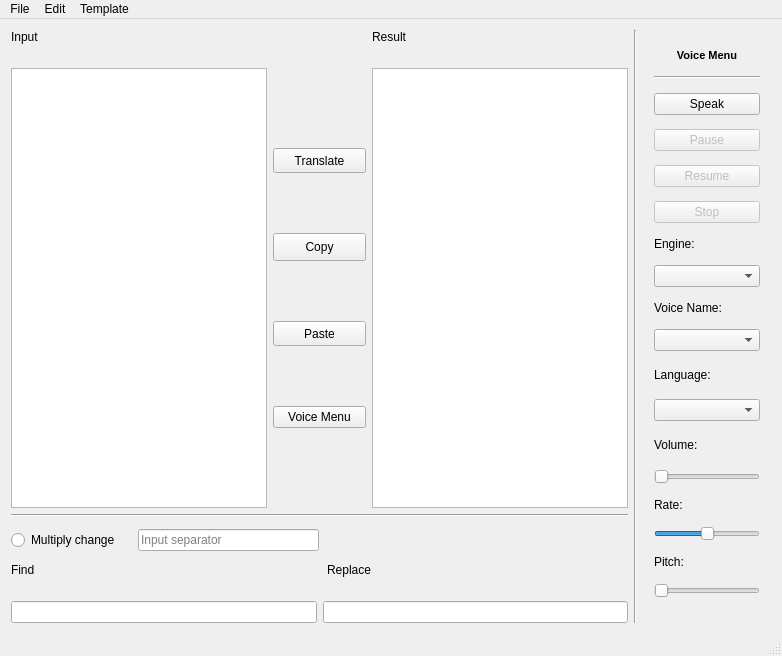
<?xml version="1.0" encoding="UTF-8"?>
<ui version="4.0">
 <class>MainWindowClass</class>
 <widget class="QMainWindow" name="MainWindowClass">
  <property name="geometry">
   <rect>
    <x>0</x>
    <y>0</y>
    <width>782</width>
    <height>656</height>
   </rect>
  </property>
  <property name="sizePolicy">
   <sizepolicy hsizetype="Fixed" vsizetype="Preferred">
    <horstretch>0</horstretch>
    <verstretch>0</verstretch>
   </sizepolicy>
  </property>
  <property name="windowTitle">
   <string>MainWindow</string>
  </property>
  <widget class="QWidget" name="centralWidget">
   <layout class="QGridLayout" name="gridLayout" columnstretch="0,0,0,0,0">
    <item row="6" column="1">
     <layout class="QVBoxLayout" name="verticalLayout">
      <property name="spacing">
       <number>60</number>
      </property>
      <property name="sizeConstraint">
       <enum>QLayout::SetFixedSize</enum>
      </property>
      <property name="topMargin">
       <number>80</number>
      </property>
      <property name="bottomMargin">
       <number>80</number>
      </property>
      <item>
       <widget class="QPushButton" name="translateButton">
        <property name="maximumSize">
         <size>
          <width>93</width>
          <height>28</height>
         </size>
        </property>
        <property name="text">
         <string>Translate</string>
        </property>
       </widget>
      </item>
      <item>
       <widget class="QPushButton" name="copyButton">
        <property name="sizePolicy">
         <sizepolicy hsizetype="Minimum" vsizetype="Minimum">
          <horstretch>0</horstretch>
          <verstretch>0</verstretch>
         </sizepolicy>
        </property>
        <property name="minimumSize">
         <size>
          <width>93</width>
          <height>28</height>
         </size>
        </property>
        <property name="maximumSize">
         <size>
          <width>93</width>
          <height>28</height>
         </size>
        </property>
        <property name="layoutDirection">
         <enum>Qt::LeftToRight</enum>
        </property>
        <property name="text">
         <string>Copy</string>
        </property>
       </widget>
      </item>
      <item>
       <widget class="QPushButton" name="pasteButton">
        <property name="maximumSize">
         <size>
          <width>93</width>
          <height>28</height>
         </size>
        </property>
        <property name="text">
         <string>Paste</string>
        </property>
       </widget>
      </item>
      <item>
       <widget class="QPushButton" name="voiceMenuButton">
        <property name="text">
         <string>Voice Menu</string>
        </property>
       </widget>
      </item>
     </layout>
    </item>
    <item row="9" column="2">
     <layout class="QHBoxLayout" name="horizontalLayout_6"/>
    </item>
    <item row="8" column="2">
     <widget class="Line" name="line_2">
      <property name="orientation">
       <enum>Qt::Vertical</enum>
      </property>
     </widget>
    </item>
    <item row="11" column="0" colspan="3">
     <layout class="QHBoxLayout" name="horizontalLayout_4">
      <property name="spacing">
       <number>14</number>
      </property>
      <item>
       <widget class="QLabel" name="label">
        <property name="text">
         <string>Find</string>
        </property>
       </widget>
      </item>
      <item>
       <widget class="QLabel" name="label_2">
        <property name="text">
         <string>Replace</string>
        </property>
       </widget>
      </item>
     </layout>
    </item>
    <item row="15" column="0" rowspan="2" colspan="3">
     <layout class="QHBoxLayout" name="horizontalLayout_3">
      <item>
       <widget class="QLineEdit" name="findLine"/>
      </item>
      <item>
       <widget class="QLineEdit" name="replaceLine"/>
      </item>
     </layout>
    </item>
    <item row="7" column="0" colspan="3">
     <widget class="Line" name="line">
      <property name="orientation">
       <enum>Qt::Horizontal</enum>
      </property>
     </widget>
    </item>
    <item row="6" column="0">
     <widget class="QTextEdit" name="textEdit"/>
    </item>
    <item row="9" column="0" colspan="2">
     <layout class="QHBoxLayout" name="horizontalLayout">
      <property name="spacing">
       <number>18</number>
      </property>
      <property name="leftMargin">
       <number>0</number>
      </property>
      <property name="rightMargin">
       <number>47</number>
      </property>
      <item>
       <widget class="QRadioButton" name="multiplyChangeButton">
        <property name="text">
         <string>Multiply change</string>
        </property>
       </widget>
      </item>
      <item>
       <widget class="QLineEdit" name="separatorLine">
        <property name="enabled">
         <bool>true</bool>
        </property>
        <property name="placeholderText">
         <string>Input separator</string>
        </property>
       </widget>
      </item>
     </layout>
    </item>
    <item row="2" column="0">
     <widget class="QLabel" name="label_3">
      <property name="text">
       <string>Input</string>
      </property>
     </widget>
    </item>
    <item row="2" column="2">
     <widget class="QLabel" name="label_4">
      <property name="text">
       <string>Result</string>
      </property>
     </widget>
    </item>
    <item row="6" column="2">
     <widget class="QTextBrowser" name="textBrowser"/>
    </item>
    <item row="2" column="3" rowspan="15">
     <widget class="Line" name="voiceMenuLine">
      <property name="sizePolicy">
       <sizepolicy hsizetype="Fixed" vsizetype="Expanding">
        <horstretch>0</horstretch>
        <verstretch>0</verstretch>
       </sizepolicy>
      </property>
      <property name="sizeIncrement">
       <size>
        <width>0</width>
        <height>0</height>
       </size>
      </property>
      <property name="baseSize">
       <size>
        <width>0</width>
        <height>0</height>
       </size>
      </property>
      <property name="focusPolicy">
       <enum>Qt::NoFocus</enum>
      </property>
      <property name="layoutDirection">
       <enum>Qt::LeftToRight</enum>
      </property>
      <property name="frameShadow">
       <enum>QFrame::Sunken</enum>
      </property>
      <property name="orientation">
       <enum>Qt::Vertical</enum>
      </property>
     </widget>
    </item>
    <item row="2" column="4" rowspan="15">
     <widget class="QWidget" name="voiceMenuLayout" native="true">
      <layout class="QVBoxLayout" name="s" stretch="0,0,0,0,0,0,0,0,0,0,0,0,0,0,0,0,0,0">
       <property name="sizeConstraint">
        <enum>QLayout::SetNoConstraint</enum>
       </property>
       <property name="bottomMargin">
        <number>1</number>
       </property>
       <item>
        <widget class="QLabel" name="label_9">
         <property name="sizePolicy">
          <sizepolicy hsizetype="Preferred" vsizetype="Fixed">
           <horstretch>0</horstretch>
           <verstretch>0</verstretch>
          </sizepolicy>
         </property>
         <property name="font">
          <font>
           <pointsize>8</pointsize>
           <weight>75</weight>
           <bold>true</bold>
          </font>
         </property>
         <property name="text">
          <string>Voice Menu</string>
         </property>
         <property name="scaledContents">
          <bool>false</bool>
         </property>
         <property name="alignment">
          <set>Qt::AlignCenter</set>
         </property>
        </widget>
       </item>
       <item>
        <widget class="Line" name="line_3">
         <property name="orientation">
          <enum>Qt::Horizontal</enum>
         </property>
        </widget>
       </item>
       <item>
        <widget class="QPushButton" name="speakButton">
         <property name="text">
          <string>Speak</string>
         </property>
        </widget>
       </item>
       <item>
        <widget class="QPushButton" name="pauseButton">
         <property name="enabled">
          <bool>false</bool>
         </property>
         <property name="text">
          <string>Pause</string>
         </property>
        </widget>
       </item>
       <item>
        <widget class="QPushButton" name="resumeButton">
         <property name="enabled">
          <bool>false</bool>
         </property>
         <property name="text">
          <string>Resume</string>
         </property>
        </widget>
       </item>
       <item>
        <widget class="QPushButton" name="stopButton">
         <property name="enabled">
          <bool>false</bool>
         </property>
         <property name="text">
          <string>Stop</string>
         </property>
        </widget>
       </item>
       <item>
        <widget class="QLabel" name="label_5">
         <property name="sizePolicy">
          <sizepolicy hsizetype="Preferred" vsizetype="Fixed">
           <horstretch>0</horstretch>
           <verstretch>0</verstretch>
          </sizepolicy>
         </property>
         <property name="text">
          <string>Engine:</string>
         </property>
        </widget>
       </item>
       <item>
        <widget class="QComboBox" name="engineData"/>
       </item>
       <item>
        <widget class="QLabel" name="label_6">
         <property name="sizePolicy">
          <sizepolicy hsizetype="Preferred" vsizetype="Fixed">
           <horstretch>0</horstretch>
           <verstretch>0</verstretch>
          </sizepolicy>
         </property>
         <property name="text">
          <string>Voice Name:</string>
         </property>
        </widget>
       </item>
       <item>
        <widget class="QComboBox" name="voiceData"/>
       </item>
       <item>
        <widget class="QLabel" name="label_8">
         <property name="sizePolicy">
          <sizepolicy hsizetype="Preferred" vsizetype="Fixed">
           <horstretch>0</horstretch>
           <verstretch>0</verstretch>
          </sizepolicy>
         </property>
         <property name="minimumSize">
          <size>
           <width>0</width>
           <height>20</height>
          </size>
         </property>
         <property name="text">
          <string>Language:</string>
         </property>
        </widget>
       </item>
       <item>
        <widget class="QComboBox" name="languageData"/>
       </item>
       <item>
        <widget class="QLabel" name="label_7">
         <property name="sizePolicy">
          <sizepolicy hsizetype="Preferred" vsizetype="Fixed">
           <horstretch>0</horstretch>
           <verstretch>0</verstretch>
          </sizepolicy>
         </property>
         <property name="minimumSize">
          <size>
           <width>100</width>
           <height>20</height>
          </size>
         </property>
         <property name="lineWidth">
          <number>1</number>
         </property>
         <property name="text">
          <string>Volume:</string>
         </property>
        </widget>
       </item>
       <item>
        <widget class="QSlider" name="volumeSlider">
         <property name="orientation">
          <enum>Qt::Horizontal</enum>
         </property>
        </widget>
       </item>
       <item>
        <widget class="QLabel" name="label_10">
         <property name="sizePolicy">
          <sizepolicy hsizetype="Preferred" vsizetype="Fixed">
           <horstretch>0</horstretch>
           <verstretch>0</verstretch>
          </sizepolicy>
         </property>
         <property name="text">
          <string>Rate:</string>
         </property>
        </widget>
       </item>
       <item>
        <widget class="QSlider" name="rateSlider">
         <property name="minimum">
          <number>-100</number>
         </property>
         <property name="maximum">
          <number>99</number>
         </property>
         <property name="orientation">
          <enum>Qt::Horizontal</enum>
         </property>
        </widget>
       </item>
       <item>
        <widget class="QLabel" name="label_11">
         <property name="sizePolicy">
          <sizepolicy hsizetype="Preferred" vsizetype="Fixed">
           <horstretch>0</horstretch>
           <verstretch>0</verstretch>
          </sizepolicy>
         </property>
         <property name="text">
          <string>Pitch:</string>
         </property>
        </widget>
       </item>
       <item>
        <widget class="QSlider" name="pitchSlider">
         <property name="orientation">
          <enum>Qt::Horizontal</enum>
         </property>
        </widget>
       </item>
      </layout>
     </widget>
    </item>
   </layout>
  </widget>
  <widget class="QMenuBar" name="menuBar">
   <property name="geometry">
    <rect>
     <x>0</x>
     <y>0</y>
     <width>782</width>
     <height>26</height>
    </rect>
   </property>
   <widget class="QMenu" name="menuNew">
    <property name="title">
     <string>File</string>
    </property>
    <addaction name="actionNew"/>
    <addaction name="actionOpen"/>
    <addaction name="actionSave"/>
    <addaction name="actionPrint"/>
    <addaction name="actionExit"/>
   </widget>
   <widget class="QMenu" name="menuEdit">
    <property name="title">
     <string>Edit</string>
    </property>
    <addaction name="actionCopy"/>
    <addaction name="actionPaste"/>
    <addaction name="actionCut"/>
    <addaction name="actionUndo"/>
    <addaction name="actionRedo"/>
   </widget>
   <widget class="QMenu" name="menuTemplate">
    <property name="title">
     <string>Template</string>
    </property>
    <addaction name="actionShow"/>
    <addaction name="actionMost_Popular"/>
    <addaction name="actionAdd"/>
   </widget>
   <addaction name="menuNew"/>
   <addaction name="menuEdit"/>
   <addaction name="menuTemplate"/>
  </widget>
  <widget class="QStatusBar" name="statusBar"/>
  <action name="actionNew">
   <property name="checkable">
    <bool>true</bool>
   </property>
   <property name="text">
    <string>New</string>
   </property>
  </action>
  <action name="actionOpen">
   <property name="text">
    <string>Open</string>
   </property>
  </action>
  <action name="actionSave">
   <property name="text">
    <string>Save as</string>
   </property>
  </action>
  <action name="actionPrint">
   <property name="text">
    <string>Print</string>
   </property>
  </action>
  <action name="actionExit">
   <property name="text">
    <string>Exit</string>
   </property>
  </action>
  <action name="actionCopy">
   <property name="icon">
    <iconset resource="MainWindow.qrc">
     <normaloff>:/imgs/Resources/copy.png</normaloff>:/imgs/Resources/copy.png</iconset>
   </property>
   <property name="text">
    <string>Copy</string>
   </property>
  </action>
  <action name="actionPaste">
   <property name="icon">
    <iconset resource="MainWindow.qrc">
     <normaloff>:/imgs/Resources/paste1.png</normaloff>:/imgs/Resources/paste1.png</iconset>
   </property>
   <property name="text">
    <string>Paste</string>
   </property>
  </action>
  <action name="actionCut">
   <property name="text">
    <string>Cut</string>
   </property>
  </action>
  <action name="actionUndo">
   <property name="text">
    <string>Undo</string>
   </property>
  </action>
  <action name="actionRedo">
   <property name="text">
    <string>Redo</string>
   </property>
  </action>
  <action name="actionMost_Popular">
   <property name="text">
    <string>Most Popular</string>
   </property>
  </action>
  <action name="actionShow">
   <property name="text">
    <string>Show</string>
   </property>
  </action>
  <action name="actionAdd">
   <property name="text">
    <string>Add Current Separator</string>
   </property>
  </action>
 </widget>
 <layoutdefault spacing="6" margin="11"/>
 <resources>
  <include location="MainWindow.qrc"/>
 </resources>
 <connections/>
 <slots>
  <slot>onClickTranslateButton()</slot>
  <slot>onClickCopyButton()</slot>
  <slot>onClickPasteButton()</slot>
  <slot>onToggleMultiplyChangeButton(bool)</slot>
  <slot>onClickVoiceButton()</slot>
 </slots>
</ui>
